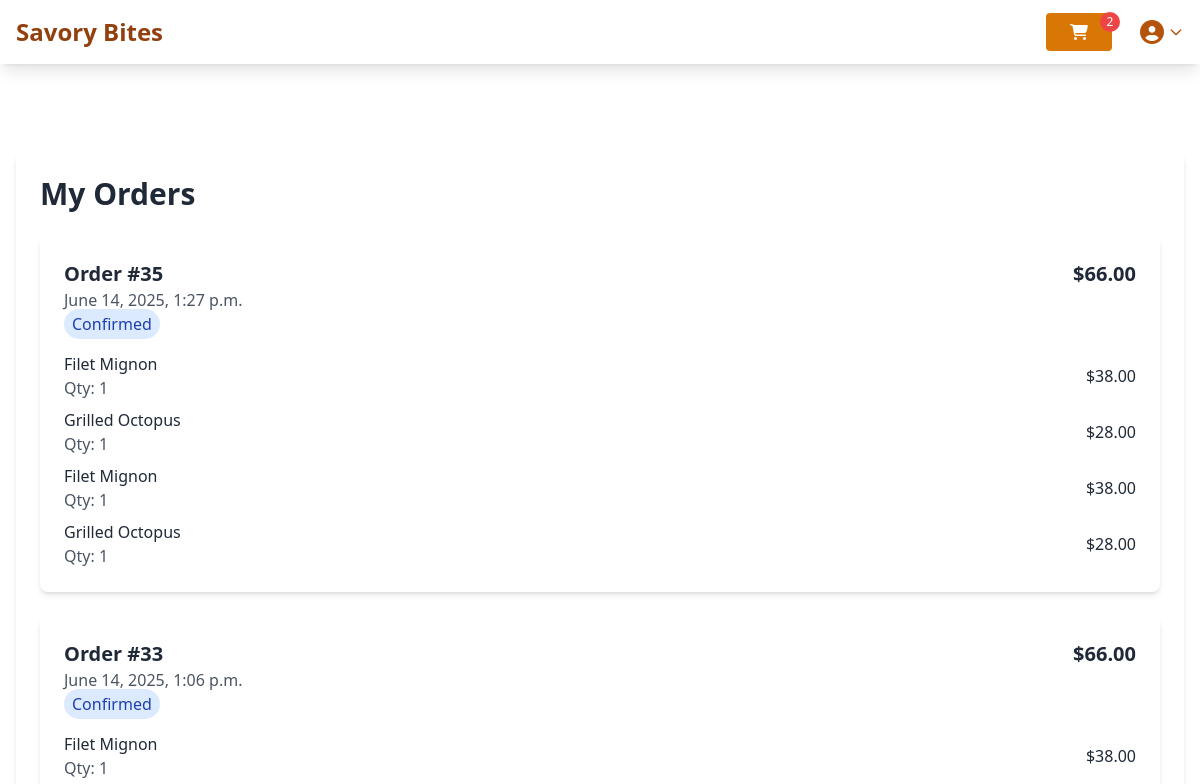
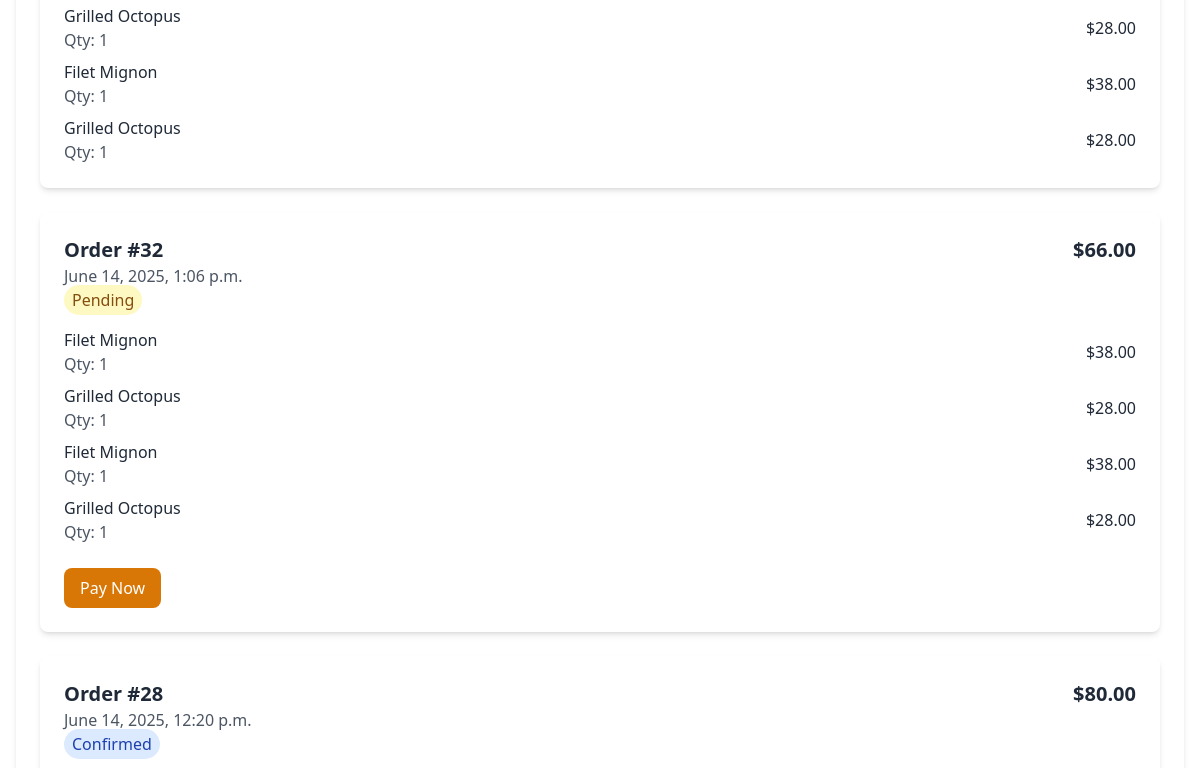
Before: /orders/ (signed in, upper part) with the older database file (2 pictures, top to bottom).
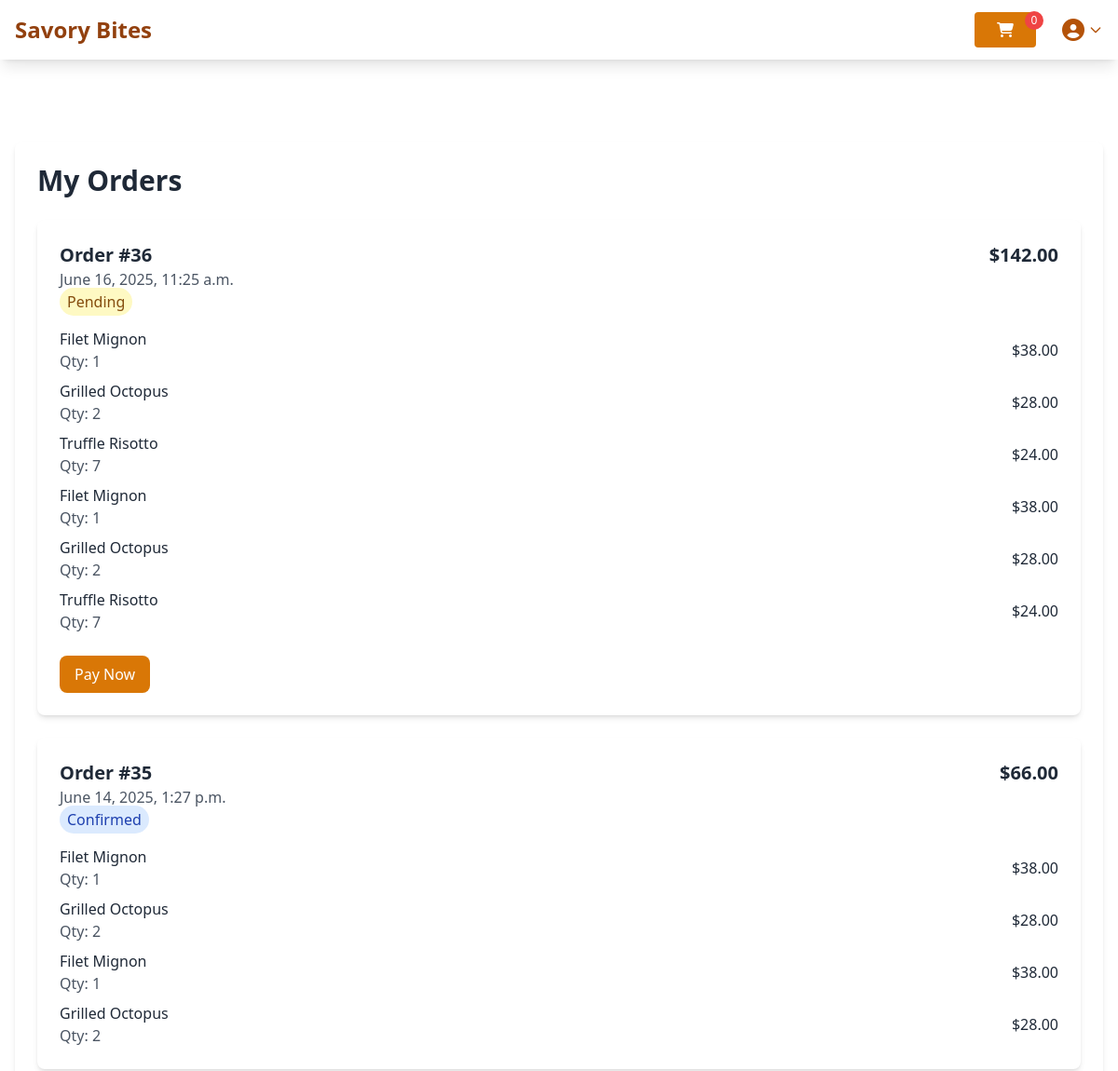
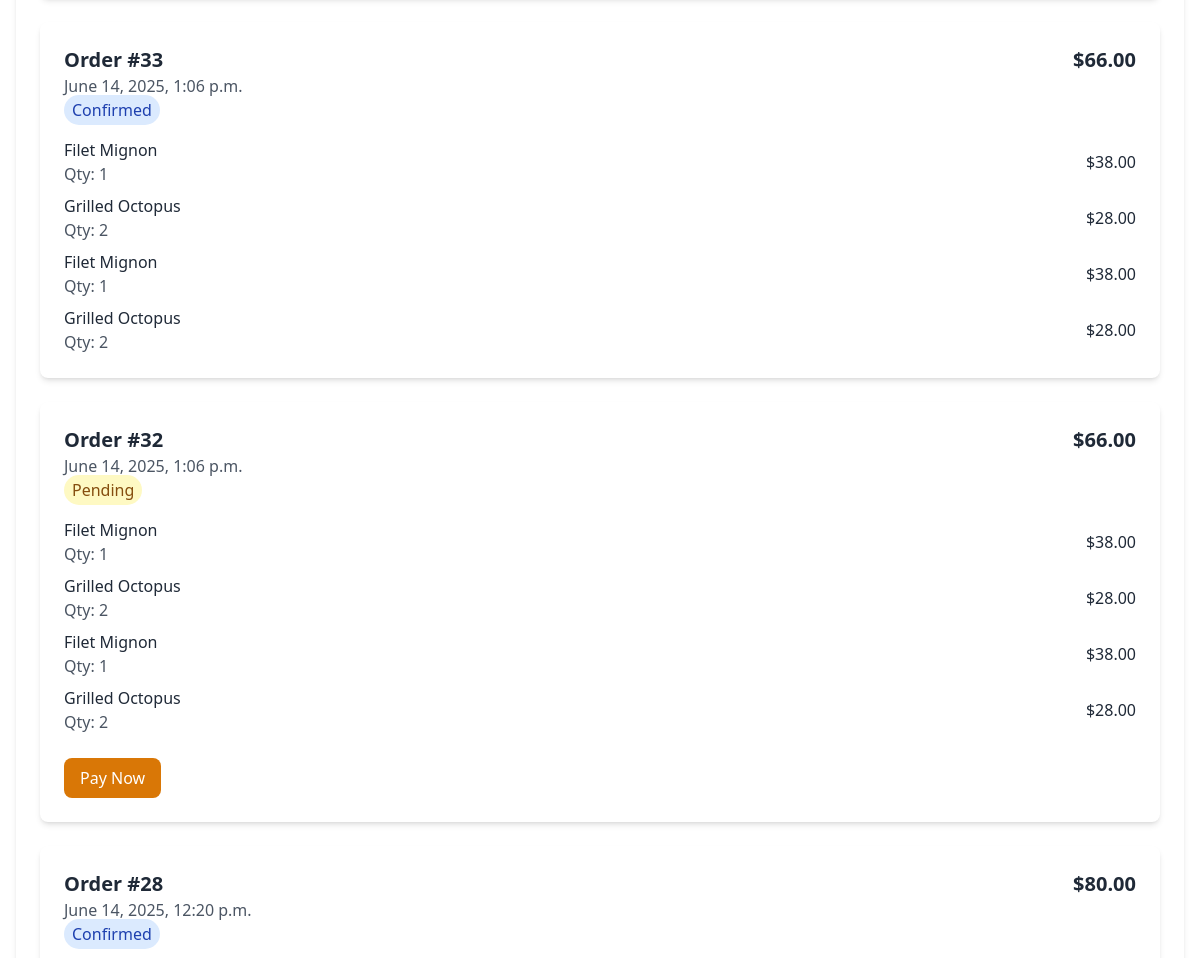
After: the same page with the newer database file (2 pictures, top to bottom).
### savorybites/models.py (models this page shows, shortened)
class Order(models.Model):
    order_id = models.UUIDField(default=uuid.uuid4, editable=False)
    user = models.ForeignKey(User, on_delete=models.SET_NULL, null=True, blank=True)
    customer_name = models.CharField(max_length=100)
    customer_email = models.EmailField()
    customer_phone = models.CharField(max_length=20)
    customer_address = models.TextField()
    delivery_option = models.CharField(max_length=20, choices=[
        ('dine_in', 'Dine In'),
        ('takeaway', 'Takeaway'),
        ('delivery', 'Delivery')
    ], default='dine_in')
    special_instructions = models.TextField(blank=True)
    cart_items = models.ManyToManyField(CartItem, related_name='orders')
    total_price = models.DecimalField(max_digits=10, decimal_places=2)
    status = models.CharField(max_length=20, choices=[
        ('pending', 'Pending'),
        ('confirmed', 'Confirmed'),
        ('preparing', 'Preparing'),
        ('ready', 'Ready for Pickup'),
        ('delivered', 'Delivered'),
        ('cancelled', 'Cancelled')
    ], default='pending')
    payment_status = models.CharField(max_length=20, choices=[
        ('pending', 'Pending'),
        ('paid', 'Paid'),
        ('failed', 'Failed')
    ], default='pending')
    order_date = models.DateTimeField(auto_now_add=True)
    class Meta:
        verbose_name_plural = "Orders"

class CartItem(models.Model):
    user = models.ForeignKey(User, on_delete=models.CASCADE, null=True, blank=True)
    session_key = models.CharField(max_length=40, null=True, blank=True)
    menu_item = models.ForeignKey(Menu, on_delete=models.CASCADE)
    quantity = models.PositiveIntegerField(default=1)
    subtotal = models.DecimalField(max_digits=10, decimal_places=2, default=0)
    created_at = models.DateTimeField(auto_now_add=True)
    @property
    def subtotal(self):
        return self.menu_item.price * self.quantity
    @subtotal.setter
    def subtotal(self, value):
        self._subtotal = value
        return f"{self.quantity}x {self.menu_item.name}"
    class Meta:
        verbose_name_plural = "Cart Items"

class Menu(models.Model):
    class CategoryChoices(models.TextChoices):
        STARTER = 'ST', 'Starter'
        MAIN_COURSE = 'MC', 'Main Course'
        DESSERT = 'DE', 'Dessert'
        DRINKS = 'DR', 'Drinks'
        SNACKS = 'SN', 'Snacks'
    name = models.CharField(max_length=100)
    description = models.TextField()
    price = models.DecimalField(max_digits=10, decimal_places=2)
    image = models.ImageField(upload_to='menu_images/')
    category = models.CharField(max_length=50, choices=CategoryChoices.choices, default=CategoryChoices.MAIN_COURSE)
    is_available = models.BooleanField(default=True)
    class Meta:
         verbose_name_plural = "Menu"

### savorybites/views.py (the view)
# urls.py: path('orders/', views.orders, name="orders"),
@login_required
def orders(request):
    session_key = request.session.session_key
    if not session_key:
        request.session.save()
        session_key = request.session.session_key
    if request.user.is_authenticated:
        orders = Order.objects.filter(user=request.user).order_by('-order_date')
        cart_items = CartItem.objects.filter(user=request.user)
    else:
        orders = Order.objects.filter(session_key=session_key).order_by('-order_date')
        cart_items = CartItem.objects.filter(session_key=session_key, user__isnull=True)
    paginator = Paginator(orders, 10)
    page_number = request.GET.get('page')
    page_obj = paginator.get_page(page_number)
    cart_count = cart_items.count()
    return render(request, 'utilities/orders.html', {
        'orders': page_obj,
        'cart_count': cart_count
    })

### savorybites/templates/utilities/orders.html (shortened to what this page needs)
{% extends 'layout.html' %}
{% block content %}
<div class="max-w-7xl mx-auto px-4 py-8">
    <div class="bg-white rounded-lg shadow-md p-6 mt-10">
        <h1 class="text-3xl font-bold mb-6">My Orders</h1>
        {% if orders %}
        <div class="space-y-6">
            {% for order in orders %}
            <div class="bg-white rounded-lg shadow-md p-6">
                <div class="flex justify-between items-start">
                    <div>
                        <h2 class="text-xl font-semibold">Order #{{ order.id }}</h2>
                        <p class="text-gray-600">{{ order.order_date }}</p>
                        <span class="mt-2 px-2 py-1 rounded-full {% if order.status == 'pending' %}bg-yellow-100 text-yellow-800{% elif order.status == 'completed' %}bg-green-100 text-green-800{% else %}bg-blue-100 text-blue-800{% endif %}">
                            {{ order.get_status_display }}
                        </span>
                    </div>
                    <div class="flex items-center">
                        <span class="text-xl font-bold">${{ order.total_price }}</span>
                    </div>
                </div>
                <div class="mt-4 space-y-2">{% for item in order.cart_items.all %}
                <div class="flex justify-between items-center">
                    <div>
                        <h3 class="font-medium">{{ item.menu_item.name }}</h3>
                        <p class="text-gray-600">Qty: {{ item.quantity }}</p>
                    </div>
                    <span>${{ item.menu_item.price }}</span>
                </div>
                {% endfor %}
                    {% for item in order.cart_items.all %}
                    <div class="flex justify-between items-center">
                        <div>
                            <h3 class="font-medium">{{ item.menu_item.name }}</h3>
                            <p class="text-gray-600">Qty: {{ item.quantity }}</p>
                        </div>
                        <span>${{ item.menu_item.price }}</span>
                    </div>
                    {% endfor %}
                </div>
                {% if order.status == 'pending' and order.payment_status == 'pending' %}
                <div class="mt-6">
                    <a href="{% url 'payment' order.id %}" class="inline-block bg-amber-600 text-white px-4 py-2 rounded-lg hover:bg-amber-700 transition">
                        Pay Now
                    </a>
                </div>
                {% endif %}
            </div>
            {% endfor %}
        </div>
        {% endif %}
    </div>
</div>
{% endblock %}

Changed rows visible on the page:
added Order: id "36", order_date "June 16, 2025, 11:25 a.m.", status "Pending", total_price "142.00", payment_status "Pay Now", CartItem (menu_item.name "Filet Mignon", quantity "1", menu_item.price "38.00"), CartItem (menu_item.name "Grilled Octopus", quantity "2", menu_item.price "28.00")
changed CartItem "Grilled Octopus": quantity "1" → "2"
added CartItem: menu_item.name "Truffle Risotto", quantity "7", menu_item.price "24.00"
Other visible differences:
{{ cart_count }}: "2" → "0"
